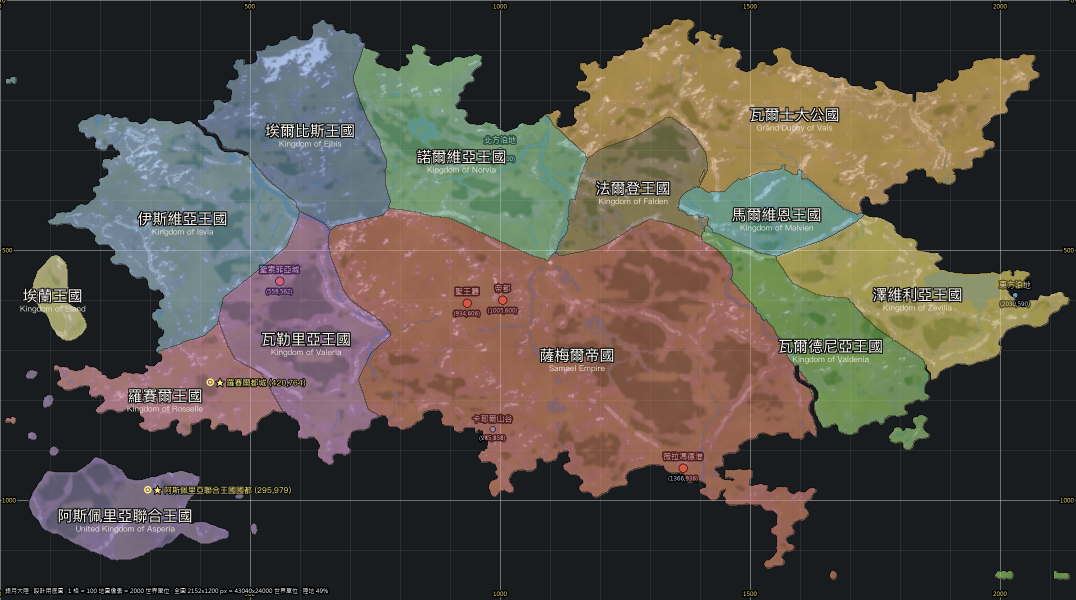
#> input picture flight/Reference/region.png, 2152 x 1200 px (shown at 1/2 size)
$ python build_regions.py
#> lines starting #> are read from the running program, lines starting #| are printed output that depends on the picture; after the words box and inside, x2 and y2 are one past the last pixel; in counts of white or black regions, pixels touching at a corner belong together
# -*- coding: utf-8 -*-
"""從 Reference/region.png 抽出國界，輸出執行期用的查表。

▍為什麼抽得出來
region.png 是**疊在 silvermoon_sheet.png 上**畫的，兩張同尺寸，所以疊色是線性的：
    region = sheet×(1-k) + C×k
解出 k 之後，`region - sheet×(1-k)` 在同一國之內就是定值（每國一個 C×k）。
實測 k=0.40 時，前 14 群涵蓋 77.2% 的覆蓋像素（其餘是邊界、標籤文字、湖與河線）。

▍為什麼還要連通標記
光靠顏色分不出 11 國 —— 有兩組金、兩組綠、兩組藍，k-means 會把它們併起來
（實測瓦爾士與薩梅爾同色、法爾登與達爾馬提亞同色）。但同色的國在空間上是分開的，
所以逐色群再做連通標記就拆得開。實測拆出 12 塊：11 國 ＋ 1 個高山頂大湖的圓。

▍輸出
  region_map.png   半解析度(1076x600)的索引圖，每像素一個國家編號（0=無主/雲海）
  region_map.json  編號 → 名稱

用法：  py flight/build_regions.py
"""
import io
import json
import os

import cv2
import numpy as np
from PIL import Image

HERE = os.path.dirname(os.path.abspath(__file__))
K_MIX = 0.40          # 疊色的 alpha（見檔頭）
N_CLUSTER = 16
MIN_AREA = 9000       # 小於這個面積不算一國
SEA_GREY = 44 / 520 * 255

# 國名錨點：從 region.png 的標籤位置讀出來的（地圖像素）。
# ⚠ 這是**人讀的**，不是 OCR —— 標籤是燒進圖裡的文字，沒有可靠的自動來源。
#   改了 region.png 的國界不用動這裡；改了國名或新增國家才要。
# ⚠⚠ ver -734（Ray 交國名總表）：達爾馬提亞→瓦勒里亞、恩雅→羅賽爾、
#   阿斯佩里亞→伊斯維亞、東埃爾比斯公國→諾爾維亞王國、Zevelia→Zevilia。
#   Reference/region.png 已於 ver -735 換成新國界圖（build_region_overlay.py 出的，
#   Ray 核可）—— 名字的真相仍在這張表，那張圖的標籤只是跟著它印的。
ANCHORS = [
    ('薩梅爾帝國',     'Samael Empire',              1154, 709),
    ('瓦爾士大公國',   'Grand Duchy of Vals',        1589, 228),
    ('伊斯維亞王國',   'Kingdom of Isvia',            365, 436),
    ('諾爾維亞王國',   'Kingdom of Norvia',           923, 312),
    ('埃爾比斯王國',   'Kingdom of Elbis',            620, 260),
    ('瓦勒里亞王國',   'Kingdom of Valeria',          612, 677),
    ('澤維利亞王國',   'Kingdom of Zevilia',         1835, 588),
    ('瓦爾德尼亞王國', 'Kingdom of Valdenia',        1661, 691),
    ('羅賽爾王國',     'Kingdom of Rosselle',         369, 777),
    ('法爾登王國',     'Kingdom of Falden',          1266, 375),
    ('馬爾維恩王國',   'Kingdom of Malvien',         1553, 428),
]

# ══ 外海島群（ver -734；-735 依 Ray 更正）══ Reference/region.png 沒有這些島
# （它畫在舊地形上）—— 島群的國界由**現行高度圖**推：新增的陸地（region.png
# 抽不到＝id 0）落在哪個框就劃給誰。與 build_island.py 的島是同一批
# （那支生成地形、這裡劃國界）。
# ⚠⚠ ver -735（Ray）：「羅賽爾…範圍沿用 reference/region 的恩雅王國」
#   「西南大島與島群都是阿斯佩里亞聯合王國」—— 羅賽爾退回本土（抽取原樣），
#   主島＋所有小島＝阿斯佩里亞聯合王國（id 13）；埃蘭（id 12）只剩西方中島。
#   國都：羅賽爾 (420,764)、阿斯佩里亞聯合王國 (295,979)（臨岸）——
#   都城還沒建城，座標先記在 export_mapref.py 的 PLACES（規劃用）。
ISLAND_REGIONS = [
    # (id, y0, y1, x0, x1)  全解析地圖像素；整個連通塊都在框內才劃入
    (12, 460, 720, 20, 210),     # 西方中島＝埃蘭
    (13, 700, 940, 20, 210),     # 島鏈
    (13, 895, 1200, 30, 580),    # 西南大島＋其東側小島
]
ISLAND_NAMES = {12: ('埃蘭王國', 'Kingdom of Eland'),
                13: ('阿斯佩里亞聯合王國', 'United Kingdom of Asperia')}


def main():
    reg = np.asarray(Image.open(os.path.join(HERE, 'Reference/region.png'))
                     .convert('RGB')).astype(np.float32)
    sheet = np.asarray(Image.open(os.path.join(HERE, 'silvermoon_sheet.png'))
                       .convert('RGB')).astype(np.float32)
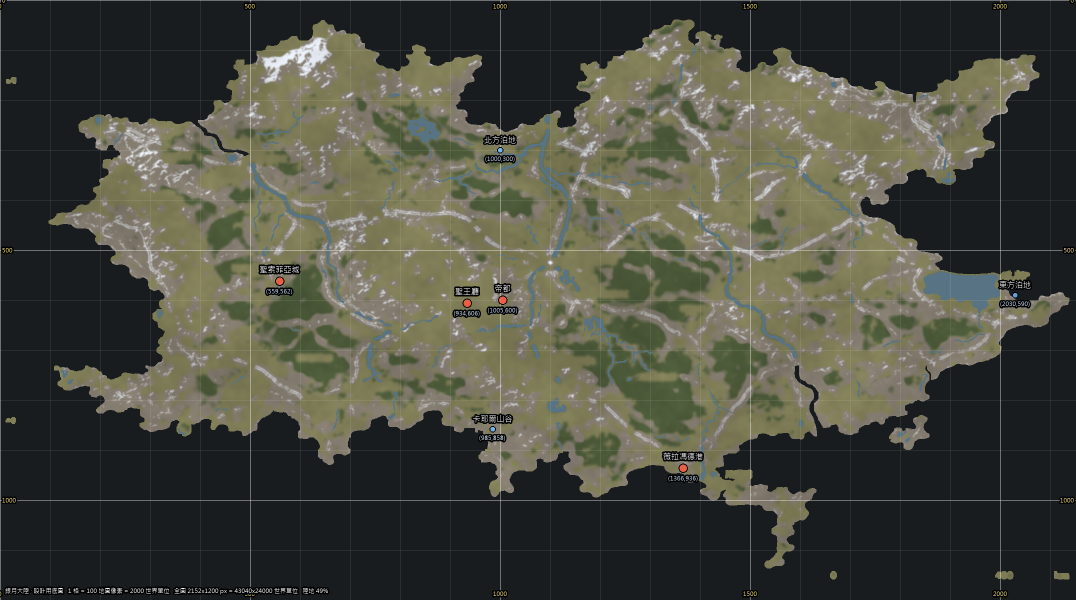
#> input picture flight/silvermoon_sheet.png, 2152 x 1200 px (shown at 1/2 size)
    hgt = np.asarray(Image.open(os.path.join(HERE, 'silvermoon_heightmap.png'))
                     .convert('L')).astype(np.float32)
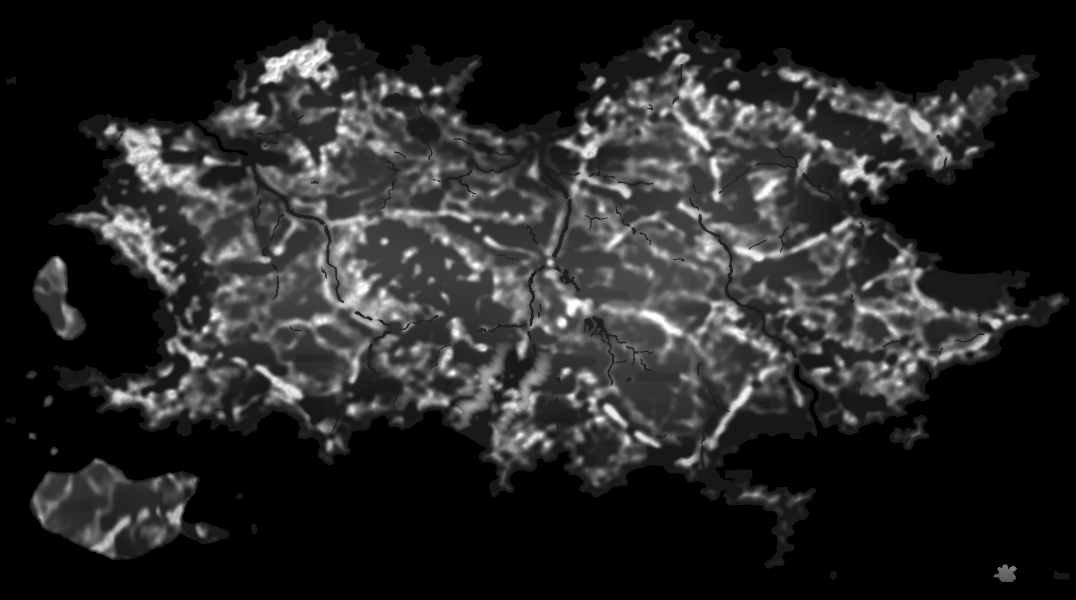
#> input picture flight/silvermoon_heightmap.png, 2152 x 1200 px (shown at 1/2 size)
    if reg.shape != sheet.shape:
        raise SystemExit('region.png 與 silvermoon_sheet.png 尺寸不同，無法差分。'
                         '請用同一張 sheet 重畫，或先跑 map_sheet.py。')
    H, W = reg.shape[:2]
#> H = 1200; W = 2152
    land = hgt > SEA_GREY
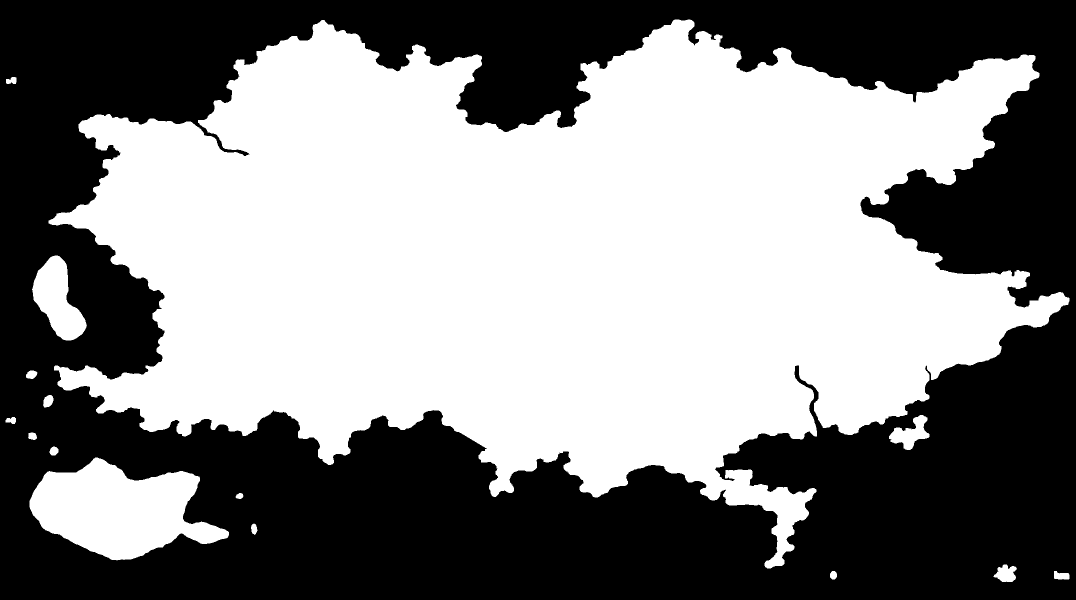
#> land: shape (1200, 2152) bool (shown at 1/2 size); 51.6% white; 1 black region, box (x1, y1, x2, y2) and area: (0, 0, 2152, 1200) 1249955

    diff = np.abs(reg - sheet).max(axis=2)
    covered = (diff > 12) & land
#> covered: shape (1200, 2152) bool; 50.4% white; 508 black regions (481 under 20 px), largest, box (x1, y1, x2, y2) and area: (0, 0, 2152, 1200) 1254124, (1119, 234, 1401, 500) 21855, (1152, 359, 1200, 401) 872
    Ck = (reg - sheet * (1 - K_MIX)).reshape(-1, 3).astype(np.float32)
    Z = Ck[covered.reshape(-1)]
    crit = (cv2.TERM_CRITERIA_EPS + cv2.TERM_CRITERIA_MAX_ITER, 40, 1.0)
    _, lab, _ = cv2.kmeans(Z, N_CLUSTER, None, crit, 6, cv2.KMEANS_PP_CENTERS)
    full = np.full(H * W, -1, np.int32)
    full[covered.reshape(-1)] = lab.ravel()
    full = full.reshape(H, W)

    cands = []
    for i in range(N_CLUSTER):
        mm = cv2.morphologyEx((full == i).astype(np.uint8), cv2.MORPH_CLOSE,
                              np.ones((9, 9), np.uint8))
        n, cc, st, cen = cv2.connectedComponentsWithStats(mm, 8)
        for j in range(1, n):
            if st[j, cv2.CC_STAT_AREA] < MIN_AREA:
                continue
            cands.append((int(st[j, cv2.CC_STAT_AREA]), cc == j,
                          float(cen[j][0]), float(cen[j][1])))
#> mm: shape (1200, 2152); values 0 (black) and 1 (white), 1.4% white; 217 white regions (177 under 20 px), largest, box (x1, y1, x2, y2) and area: (1556, 676, 1734, 708) 3157, (529, 245, 710, 277) 3087, (832, 297, 1013, 329) 2931
    cands.sort(reverse=True, key=lambda c: c[0])
    print('連通標記後的候選 %d 塊' % len(cands))
#| 連通標記後的候選 13 塊

    # 每個錨點認領最近的候選（一塊只能被認領一次）
    idx = np.zeros((H, W), np.uint8)
    names = [{'id': 0, 'zh': '無主之地', 'en': ''}]
    used = set()
    for k, (zh, en, ax, ay) in enumerate(ANCHORS, start=1):
        best, bi = None, -1
        for ci, (ar, mask, cx, cy) in enumerate(cands):
            if ci in used:
                continue
            dd = (cx - ax) ** 2 + (cy - ay) ** 2
            if best is None or dd < best:
                best, bi = dd, ci
        if bi < 0:
            print('  ⚠ %s 找不到對應的區塊' % zh)
            continue
        used.add(bi)
        ar, mask, cx, cy = cands[bi]
        idx[mask] = k
        names.append({'id': k, 'zh': zh, 'en': en})
        print('  %2d %-16s %7d px  中心(%4.0f,%4.0f)  離錨點 %.0f px'
              % (k, zh, ar, cx, cy, best ** 0.5))
    for ci, (ar, mask, cx, cy) in enumerate(cands):
        if ci not in used:
            print('  · 未認領的區塊 %7d px 中心(%4.0f,%4.0f)（多半是湖或標記，忽略）'
                  % (ar, cx, cy))

    # ══ 外海島群（ver -734）══ ⚠⚠ 一定要在下面「補洞」**之前**：
    # 島是 region.png 抽不到的新陸地（id 0），先劃給 ISLAND_REGIONS 表上的國，
    # 否則會被「併入最近的國家」按距離亂拆。整個連通塊都在框內才劃入 ——
    # 貼著本土海岸的無主碎邊（抗鋸齒殘渣）連通範圍很大，自然落不進框。
    ncc, cc, stt, _ = cv2.connectedComponentsWithStats(
        (land & (idx == 0)).astype(np.uint8), 8)
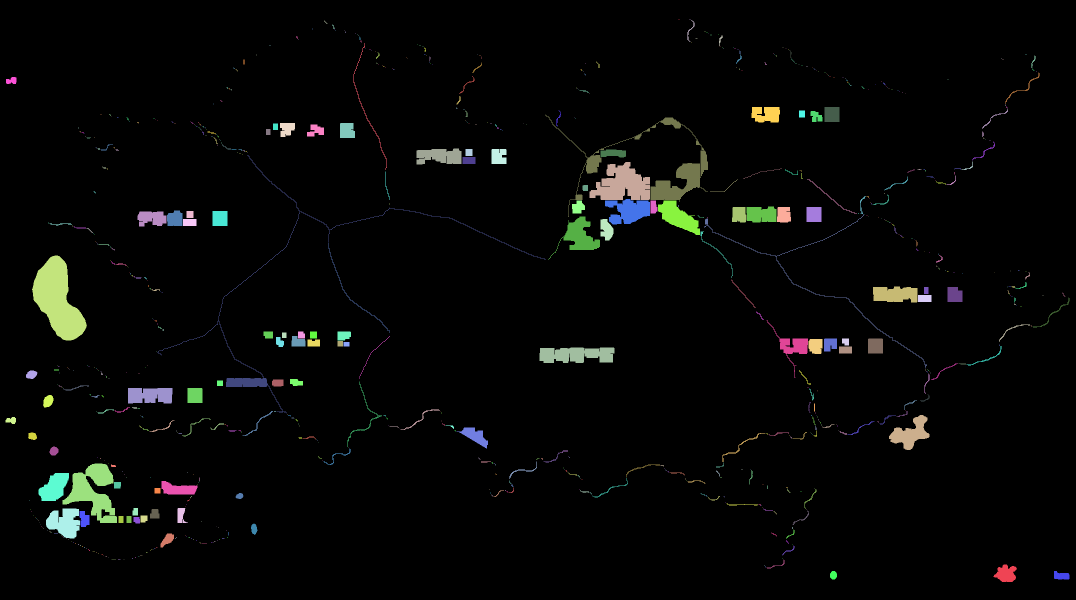
#> cc: shape (1200, 2152) int32 (shown at 1/2 size); 749 distinct labels, from 0 to 748; one colour per label, 0 black
#> ncc = 749; stt = 749 rows, first 6: [0, 0, 2152, 1200, 2475842], [1357, 39, 2, 1, 2], [1379, 39, 2, 1, 2], [649, 41, 6, 7, 10], [1375, 40, 14, 44, 83], [665, 49, 4, 9, 14]
    isl_px = 0
    for j in range(1, ncc):
        x0 = stt[j, cv2.CC_STAT_LEFT]; y0 = stt[j, cv2.CC_STAT_TOP]
        x1 = x0 + stt[j, cv2.CC_STAT_WIDTH] - 1
        y1 = y0 + stt[j, cv2.CC_STAT_HEIGHT] - 1
        for rid, by0, by1, bx0, bx1 in ISLAND_REGIONS:
            if by0 <= y0 and y1 <= by1 and bx0 <= x0 and x1 <= bx1:
                idx[cc == j] = rid
                isl_px += int(stt[j, cv2.CC_STAT_AREA])
                if not any(nm['id'] == rid for nm in names):
                    zh, en = ISLAND_NAMES[rid]
                    names.append({'id': rid, 'zh': zh, 'en': en})
                break
#> this loop made 748 passes
#> (x0, y0, x1, y1) on passes 1 to 3: (1357, 39, 1358, 39), (1379, 39, 1380, 39), (649, 41, 654, 47)
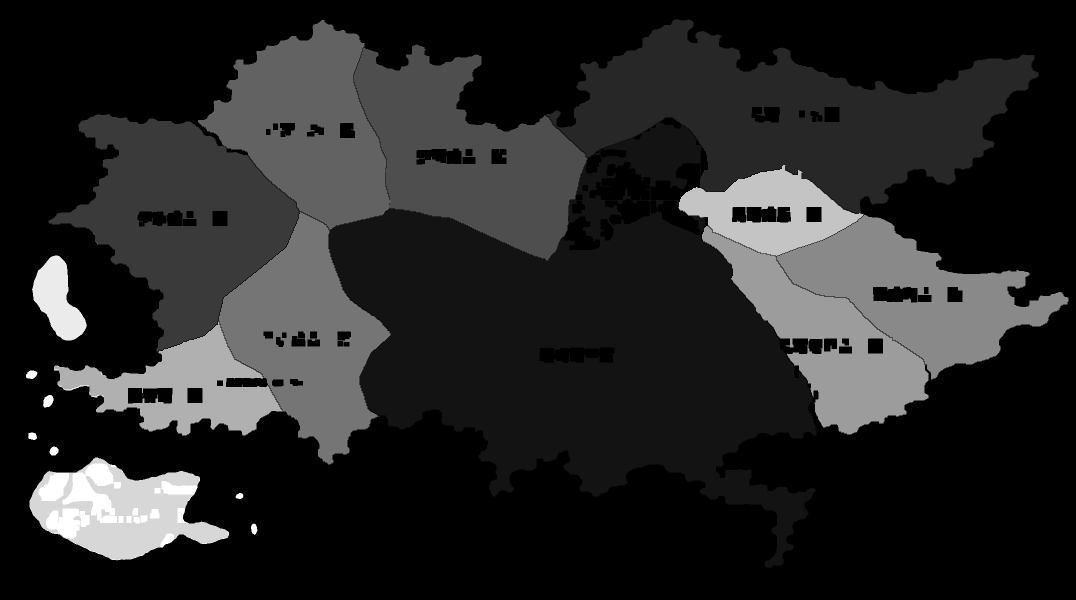
#> idx: shape (1200, 2152) (shown at 1/2 size); min 0, max 13, mean 1.92; drawn with min black and max white
#> after the loop, isl_px = 27504; names = 14 items
    print('島群劃界：%d px' % isl_px)
#| 島群劃界：27504 px

    # 未覆蓋的陸地：補成最近的國家（邊界抗鋸齒、標籤文字挖掉的洞）
    hole = land & (idx == 0)
#> hole: shape (1200, 2152) bool; 3.1% white; 610 white regions (435 under 20 px), largest, box (x1, y1, x2, y2) and area: (1091, 229, 1416, 434) 6998, (1179, 324, 1300, 400) 5972, (1079, 695, 1229, 726) 3836
    if hole.any():
        _, near = cv2.distanceTransformWithLabels(
            (idx == 0).astype(np.uint8), cv2.DIST_L2, 3,
            labelType=cv2.DIST_LABEL_PIXEL)
        ys, xs = np.where(idx > 0)
        lut = np.zeros(near.max() + 1, np.uint8)
        lab0 = near[idx > 0]
        lut[lab0] = idx[idx > 0]
        filled = lut[near]
        idx[hole] = filled[hole]
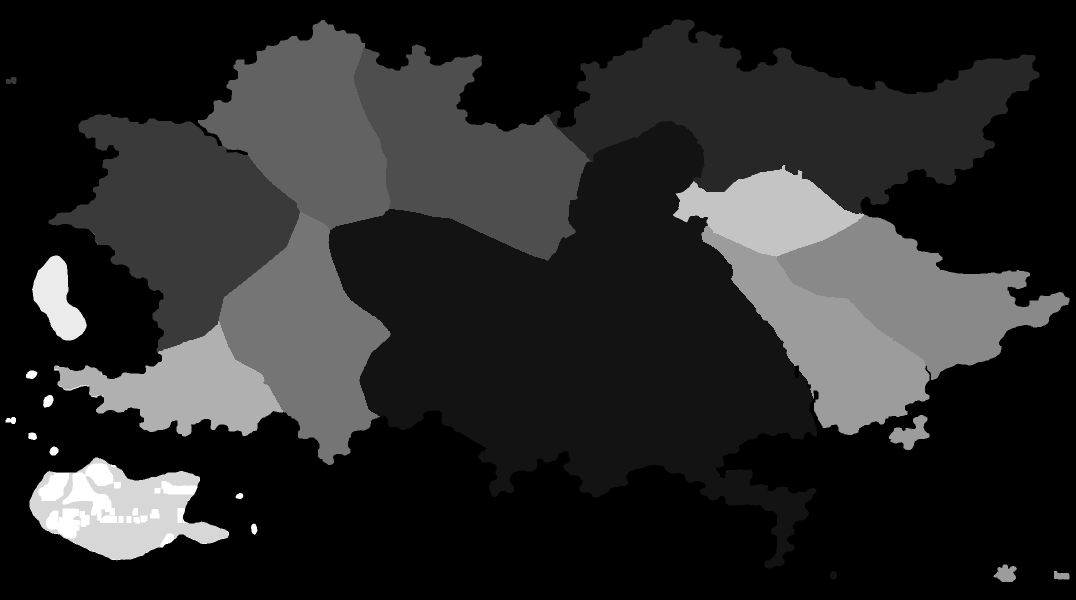
#> idx: shape (1200, 2152) (shown at 1/2 size); 3.06% of pixels changed, all inside (x1, y1, x2, y2) = (11, 39, 2139, 1164); drawn with min black and max white
        print('補洞：陸地上未覆蓋 %d px → 併入最近的國家' % hole.sum())
#| 補洞：陸地上未覆蓋 79054 px → 併入最近的國家

    idx[~land] = 0
#> idx: shape (1200, 2152); 0.06% of pixels changed, all inside (x1, y1, x2, y2) = (120, 62, 2098, 1116)
    for n in names[1:]:
        n['px'] = int((idx == n['id']).sum())
#> this loop made 13 passes
    print()
    print('最終覆蓋：陸地 %d px，已歸屬 %.1f%%'
          % (land.sum(), 100.0 * (idx[land] > 0).mean()))
#| 最終覆蓋：陸地 1332445 px，已歸屬 100.0%

    # 半解析度輸出就夠：1 像素 = 2 地圖像素 = 40 世界單位
    small = Image.fromarray(idx).resize((W // 2, H // 2), Image.NEAREST)
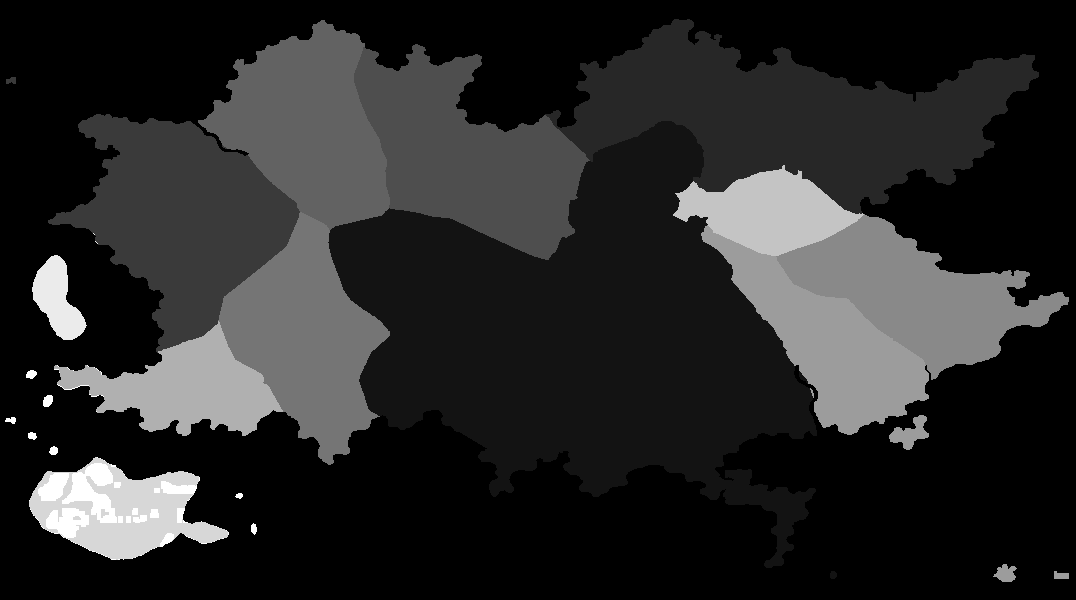
#> small: PIL image 1076x600 L; min 0, max 13, mean 2.05; drawn with min black and max white
    small.save(os.path.join(HERE, 'region_map.png'))
    json.dump({'w': W // 2, 'h': H // 2, 'mapW': W, 'mapH': H, 'regions': names},
              io.open(os.path.join(HERE, 'region_map.json'), 'w', encoding='utf-8'),
              ensure_ascii=False, indent=1)
    print('→ region_map.png %dx%d   region_map.json（%d 國）'
          % (small.width, small.height, len(names) - 1))
#| → region_map.png 1076x600   region_map.json（13 國）


if __name__ == '__main__':
    main()
